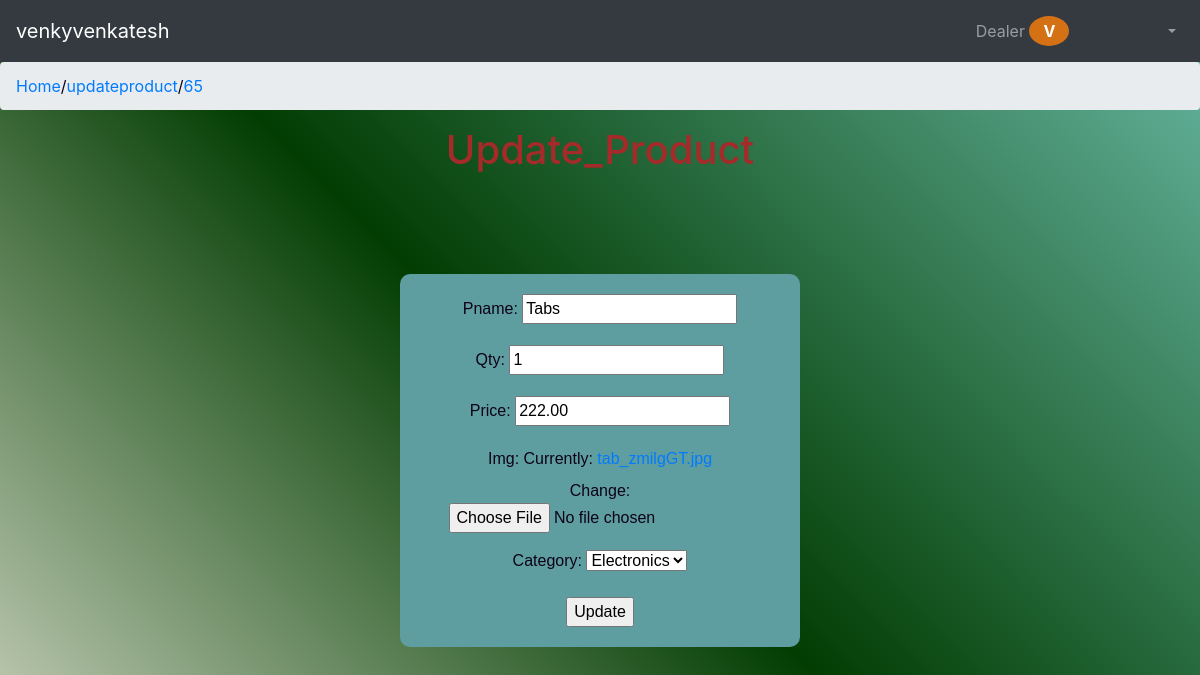
The app's page /updateproduct/65/ (signed in) with its own data.
### reg_app/models.py (models this page shows, shortened)
class CustomUser(AbstractUser):
    USER_ROLES = (
        ('user','User'),
        ('dealer','Dealer'),
        ('admin','Admin'),
    )
    Address=models.CharField(max_length=100,blank=True,null=True)
    city=models.CharField(max_length=100,blank=True,null=True)
    pincode=models.IntegerField(blank=True,null=True)
    mobile_no=models.IntegerField(blank=True,null=True)
    user=models.BooleanField(default=False)
    dealer=models.BooleanField(default=False)
    admin=models.BooleanField(default=False)

class product(models.Model):
    STATUS_CHOICES = (
        ('pending', 'Pending'),
        ('approved', 'Approved'),
        ('rejected', 'Rejected'),)
    pname=models.CharField(max_length=100)
    qty=models.IntegerField(default=1)
    price=models.DecimalField(max_digits=10,decimal_places=2)
    img=models.ImageField()
    dealer=models.ForeignKey(CustomUser,on_delete=models.CASCADE,null=True,blank=True)
    category=models.ForeignKey(Category,on_delete=models.CASCADE,null=True,blank=True)
    status = models.CharField(max_length=10, choices=STATUS_CHOICES, default='pending')

class Category(models.Model):
    category=models.CharField(max_length=100,unique=True)
    def __str__(self):
        return self.category

### reg_app/views.py (the view)
# urls.py: path('updateproduct/<int:product_id>/',updateproduct,name='updateproduct'),
def updateproduct(request, product_id):
    Product = get_object_or_404(product, pk=product_id, dealer=request.user)
    if request.method == 'POST':
        form =UpdateCreationForm(request.POST, instance=Product)
        if form.is_valid():
            form.save()
            return redirect('dealerproductlist')
    else:
        form = UpdateCreationForm(instance=Product)
    return render(request, 'productupdate.html', {'products': form})

### reg_app/forms.py
class UpdateCreationForm(forms.ModelForm):
    class Meta:
        model=product
        fields=['pname','qty','price','img','category']

### templates/productupdate.html (shortened to what this page needs)
{% extends 'base.html' %}
{% load static %}
{% block title %}
<link rel="stylesheet" href="{% static 'css/c7.css' %}">
{% endblock %}
{% block block_body %}
<center>
    <h1 style="color: brown;">Update_Product</h1>
    <form action="" method="POST">
        {{products.as_p}}
        <input type="submit" value="Update">
    </form>
</center>
{% endblock %}

### templates/base.html (shortened to what this page needs)
{% load static %}
<!doctype html>
<html lang="en">
<head>
    <link rel="stylesheet" href="https://cdn.jsdelivr.net/npm/bootstrap@4.6.2/dist/css/bootstrap.min.css">
    <title>{% block title %}Online_Shop{% endblock %}</title>
    <link rel="stylesheet" href="{% static 'css/style.css' %}">
</head>
<body>
    <nav class="navbar navbar-expand-lg navbar-dark bg-dark">
        <a class="navbar-brand" href="#">{{user.username}}</a>
        <div class="collapse navbar-collapse" id="navbarSupportedContent">
            <ul class="navbar-nav ml-auto">
                {% if user.dealer %}
                <li class="nav-item dropdown">
                    <a class="nav-link dropdown-toggle" href="#" id="navbarDropdown" role="button" data-toggle="dropdown" aria-haspopup="true" aria-expanded="false">
                        {% if user.profile.picture %}
                        <img src="{{ user.profile.picture.url }}" alt="Profile Picture" class="profile-picture">
                        {% else %}
                        Dealer
                        <div class="user-profile-icon">
                        {{ user.username|first|upper }}
                        </div>
                        {% endif %}
                    </a>
                </li>
                {% endif %}
            </ul>
        </div>
    </nav>
    <nav aria-label="breadcrumb">
        <ol id="breadcrumb" class="breadcrumb">
        </ol>
    </nav>
</body>
{% block block_body %}
{% endblock %}
</html>

### static/css/c7.css (style rules this page uses)
body { color: rgb(13, 2, 27); background: linear-gradient(45deg,rgb(235, 235, 219),rgb(2, 61, 2),rgb(104, 184, 164)); margin-bottom: 270px; }
form { backface-visibility: visible; font-family: Arial, Helvetica, sans-serif; width: 400px; margin: 100px auto; padding: 20px; border-radius: 10px; background-color: cadetblue; }

### static/css/style.css (style rules this page uses)
.user-profile-icon { width: 40px; height: 30px; border-radius: 50%; object-fit: cover; display: inline-block; line-height: 30px; text-align: center; border-radius: 50%; background-color: rgb(212, 113, 21); color: #ffffff; font-weight: bold; text-transform: uppercase; margin-right: 90px; }

### records on screen
CustomUser: username "venkyvenkatesh", username|first "V"
product: pname "Tabs", qty "1", price "222.00"
Category: category "Electronics"
